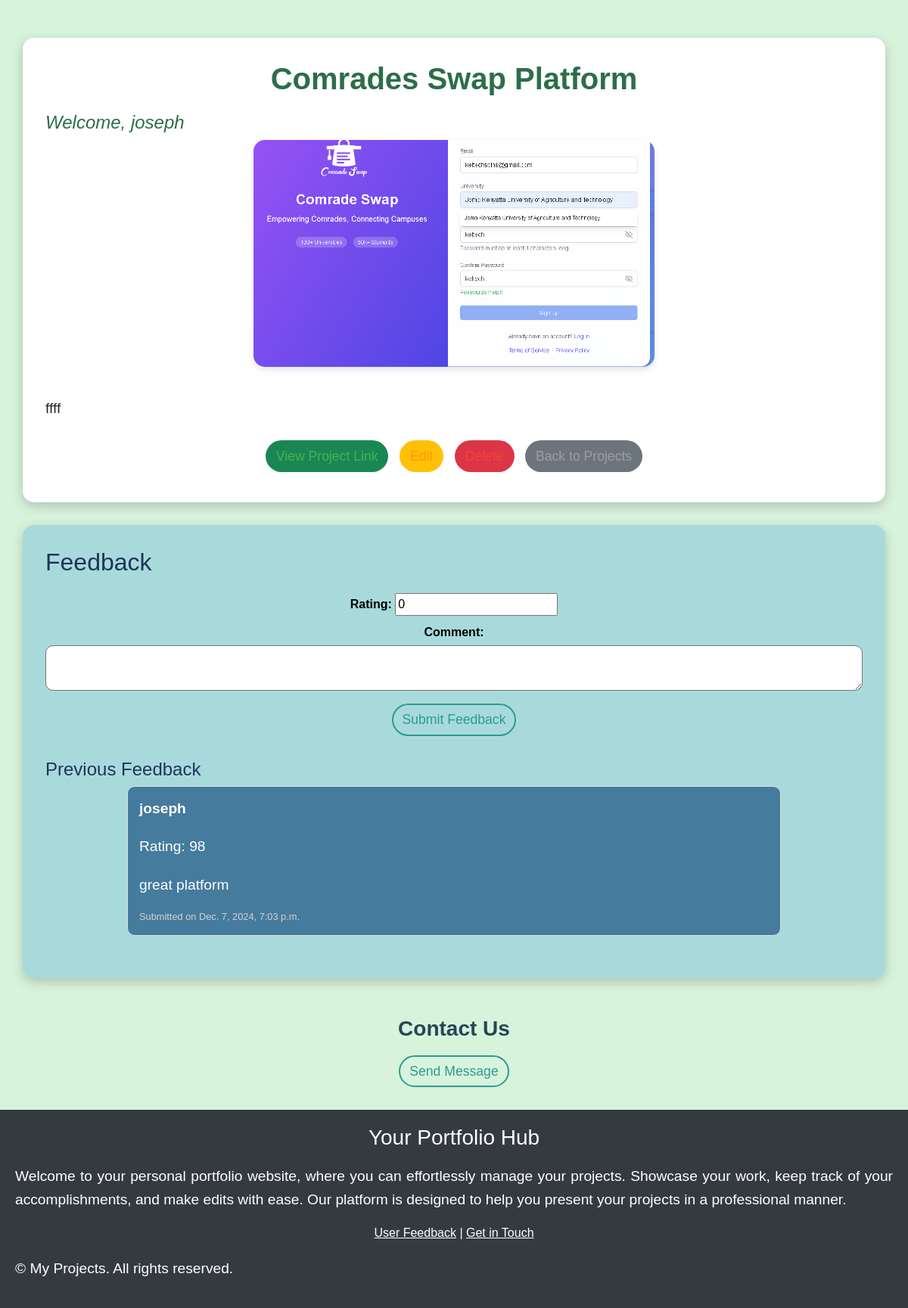
The app's page /project/5/ (signed in) with its own data.
### portfolio/models.py (models this page shows, shortened)
class Project(models.Model):
    user = models.ForeignKey(settings.AUTH_USER_MODEL, on_delete=models.CASCADE)
    title = models.CharField(max_length=255)
    description = models.TextField()
    image = models.ImageField(upload_to='projects/')
    link = models.URLField(blank=True)
    tags = models.ManyToManyField(Tag, blank=True)
    is_active = models.BooleanField(default=True)

class Feedback(models.Model):
    project = models.ForeignKey(Project, on_delete=models.CASCADE, related_name='feedbacks')
    user = models.ForeignKey(settings.AUTH_USER_MODEL, on_delete=models.SET_NULL, null=True, blank=True)
    rating = models.IntegerField(default=0)  # Rating out of 5
    comment = models.TextField()
    created_at = models.DateTimeField(auto_now_add=True)

### accounts/models.py (models this page shows)
class CustomUser(AbstractUser):
    bio = models.TextField(null=True, blank=True)
    test = models.TextField(null=True, blank=True)
    '''
     null
       definition : the column will store records as NULL if no input is given
       usage : applies to the database layer
       default: False
     blank
       definition : if you want to allow empty values when submitting the form
       usage : if you want to allow empty values when submitting the form

    '''

### portfolio/views.py (the view)
# urls.py: path('project/<int:pk>/', project_detail, name='project_detail'),
@login_required  # Ensures the user is logged in
def project_detail(request, pk):
    project = get_object_or_404(Project, pk=pk, user=request.user)  # Ensure user owns the project
    feedbacks = project.feedbacks.all()  # Get all feedback related to the project
    if request.method == 'POST':
        feedback_form = FeedbackForm(request.POST)
        if feedback_form.is_valid():
            feedback = feedback_form.save(commit=False)
            feedback.project = project
            feedback.user = request.user  # Set user if logged in
            feedback.save()
            messages.success(request, 'Your feedback has been submitted!')
            return redirect('portfolio:project_detail', pk=project.pk)
    else:
        feedback_form = FeedbackForm()
    return render(request, 'portfolio/project_detail.html', {
        'project': project,
        'feedbacks': feedbacks,
        'feedback_form': feedback_form,
    })

### portfolio/forms.py
class FeedbackForm(forms.ModelForm):
    class Meta:
        model = Feedback
        fields = ['rating', 'comment']
        widgets = {
            'comment': forms.Textarea(attrs={'rows': 4}),
        }

### portfolio/templates/portfolio/project_detail.html (shortened to what this page needs)
{% load static %}
<!DOCTYPE html>
<html lang="en">
<head>
    <link rel="stylesheet" href="{% static 'bootstrap.min.css' %}">
</head>
<body>
<div class="container">
    <h1 class="text-center">{{ project.title }}</h1>
    <h4>Welcome, {{ user.username }}</h4>
    <div class="text-center">
        <img src="{{ project.image.url }}" class="img-fluid" alt="{{ project.title }}">
    </div>
    <p>{{ project.description }}</p>
    <div class="text-center">
        <a href="{{ project.link }}" class="btn btn-success">View Project Link</a>
        <a href="{% url 'portfolio:project_edit' project.pk %}" class="btn btn-warning">Edit</a>
        <a href="{% url 'portfolio:project_delete' project.pk %}" class="btn btn-danger">Delete</a>
        <a href="{% url 'portfolio:project_list' %}" class="btn btn-secondary">Back to Projects</a>
    </div>
</div>
<div class="container feedback-section" id="feedback">
    <h2>Feedback</h2>
    <form method="post" class="feedback-form">
        <label for="id_rating">Rating:</label>
        {{ feedback_form.rating }}
        <br>
        <label for="id_comment">Comment:</label>
        {{ feedback_form.comment }}
        <button type="submit" class="btn btn-primary">Submit Feedback</button>
    </form>
    <h3>Previous Feedback</h3>
    <ul class="feedback-list">
        {% for feedback in feedbacks %}
            <li>
                <strong>
                    {% if feedback.user %}
                        {{ feedback.user.username }}
                    {% else %}
                        Anonymous
                    {% endif %}
                </strong>
                <p>Rating: {{ feedback.rating }}</p>
                <p>{{ feedback.comment }}</p>
                <small>Submitted on {{ feedback.created_at }}</small>
            </li>
        {% empty %}
            <li>No feedback yet.</li>
        {% endfor %}
    </ul>
</div>
<div class="contact-section" id="contact">
    <h3>Contact Us</h3>
    <form method="post" action="{% url 'portfolio:contact' project.id %}">
        <button type="submit" class="btn btn-primary">Send Message</button>
    </form>
</div>
<footer>
    <div class="footer-content" style="background-color: #343a40; color: white; padding: 20px; text-align: center;">
        <h3>Your Portfolio Hub</h3>
        <p>Welcome to your personal portfolio website, where you can effortlessly manage your projects. Showcase your work, keep track of your accomplishments, and make edits with ease. Our platform is designed to help you present your projects in a professional manner.</p>
        <div class="footer-links" style="margin: 10px 0;">
            <a href="#feedback" style="color: white;">User Feedback</a> |
            <a href="#contact" style="color: white;">Get in Touch</a>
        </div>
        <div class="footer-bottom" style="margin-top: 15px 0;">
            <p>&copy; My Projects. All rights reserved.</p>
        </div>
    </div>
</footer>
</body>
</html>

### portfolio/templates/portfolio/project_detail.html (style rules this page uses)
body { background-color: #d8f3dc; font-family: Arial, sans-serif; scroll-behavior: smooth; }
.container { margin-top: 50px; background-color: #ffffff; border-radius: 15px; box-shadow: 0 5px 15px rgba(0, 0, 0, 0.2); padding: 30px; }
h1 { font-size: 2.5rem; font-weight: bold; text-align: center; margin-bottom: 20px; text-transform: capitalize; color: #2c6e49; }
h4 { font-size: 1.5rem; font-style: italic; color: #2c6e49; }
p { font-size: 1.2rem; line-height: 1.6; text-align: justify; margin-top: 20px; }
.img-fluid { border-radius: 15px; box-shadow: 0 4px 10px rgba(0, 0, 0, 0.1); margin-bottom: 20px; max-width: 60%; max-height: 300px; height: auto; object-fit: cover; }
.btn { font-size: 1.1rem; margin: 10px 5px; border-radius: 25px; border: 2px solid transparent; transition: all 0.3s; color: #2c6e49; }
.btn-success { color: #4caf50; }
.btn-warning { color: #ff9800; }
.btn-danger { color: #f44336; }
.btn-secondary { color: #9e9e9e; }
.text-center { text-align: center; }
.feedback-section { background-color: #a8dadc; color: white; padding: 30px; border-radius: 15px; margin-top: 30px; }
.feedback-section h2 { font-size: 2rem; margin-bottom: 15px; color: #1d3557; }
.feedback-section h3 { font-size: 1.5rem; margin-top: 20px; color: #1d3557; }
.feedback-list { list-style-type: none; padding: 0; display: flex; flex-direction: column; align-items: center; }
.feedback-list li { background-color: #457b9d; border: 1px solid #ddd; border-radius: 10px; padding: 15px; margin-bottom: 10px; width: 80%; text-align: left; color: white; }
.feedback-list strong { font-size: 1.2rem; }
.feedback-list small { display: block; font-size: 0.8rem; color: #d3d3d3; }
.feedback-form { margin-bottom: 20px; text-align: center; }
.feedback-form label { font-size: 1rem; margin-top: 10px; font-weight: bold; color: black; }
.feedback-form textarea { height: 60px; font-size: 1rem; margin-top: 5px; width: 100%; border-radius: 10px; padding: 10px; }
.btn-primary { background-color: transparent; color: #2a9d8f; border: 2px solid #2a9d8f; border-radius: 25px; transition: all 0.3s; }
.contact-section { text-align: center; margin-top: 30px; padding: 20px; border-radius: 10px; }
.contact-section h3 { color: #264653; font-weight: bold; }

### records on screen
Project: title "Comrades Swap Platform", image (picture), description "ffff"
CustomUser: username "joseph"
Feedback: user.username "joseph", rating "98", comment "great platform", created_at "Dec. 7, 2024, 7:03 p.m."
